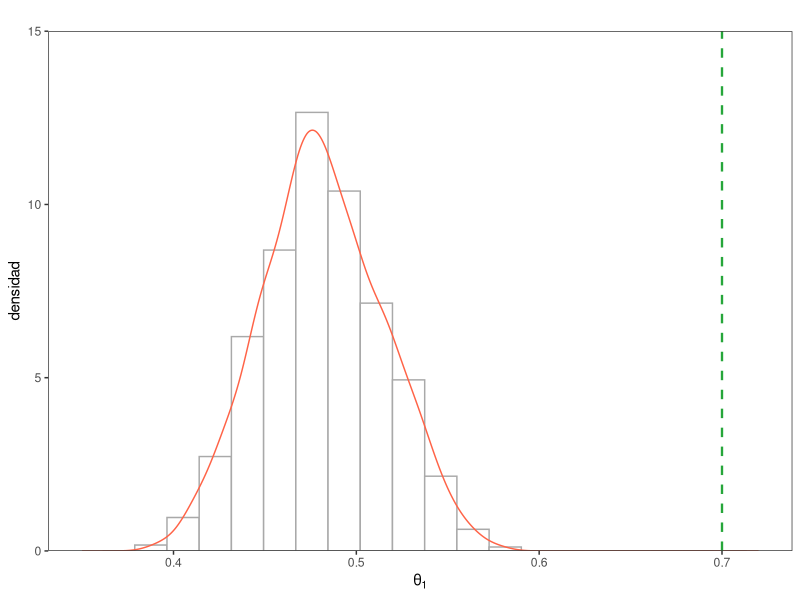
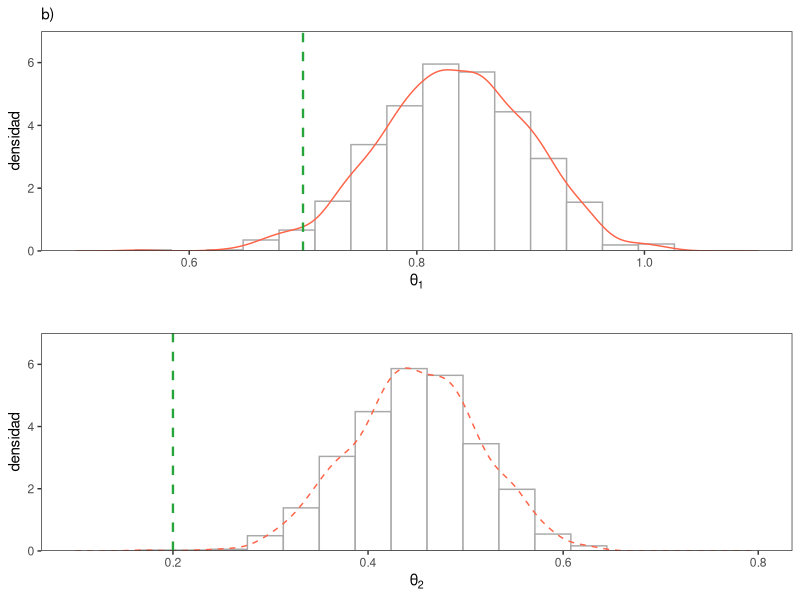

Write R code to recreate these figures, in order.
library(tidyverse)
library(ggthemes)
library(readr)
library(ggplot2)
library(gridExtra)

# Explorar cual es la convergencia del tita 1 
# ajustado con MA(1), cuando los datos fueron generados por un MA(3).

titas_conv_ma <- read.csv("data/titas_conv_ma.csv",  header = TRUE)
colnames(titas_conv_ma)

ggplot(titas_conv_ma, aes(x = titas1_ma1)) + 
  geom_histogram(colour = "darkgray", fill = "white", bins = 22, aes(y = ..density..))+
  geom_density(lwd = 0.5,linetype = 1, colour = "tomato")+
  labs(subtitle = "", y= "densidad", x= expression("\u03B8"[1]))+
  scale_y_continuous(expand = c(0, 0), limits = c(0, 15))+
  geom_vline(xintercept = 0.7, linetype="dashed", color="#26A63A",lwd=0.8)+
  xlim(c(0.35,0.72)) + theme_bw()+
  theme(panel.grid.major = element_blank(),
        panel.grid.minor = element_blank())

# Explorar, cual es la convergencia del tita 1 y 2 ajustado con MA(2)
#  cuando los datos fueron generados por un MA(3).

# grafico para titas 1 y 2 MA(2)
g3 <- ggplot(titas_conv_ma, aes(x = titas1_ma2)) + 
  geom_histogram(colour = "darkgray", fill = "white", bins = 20, aes(y = ..density..))+
  geom_density(lwd = 0.5,linetype = 1, colour = "tomato")+
  labs(subtitle = "b)", y= "densidad", x= expression("\u03B8"[1]))+
  scale_y_continuous(expand = c(0, 0), limits = c(0, 7))+
  geom_vline(xintercept = 0.7, linetype="dashed", color="#26A63A",lwd=0.8)+
  xlim(c(0.5, 1.1)) + theme_bw()+
  theme(panel.grid.major = element_blank(),
        panel.grid.minor = element_blank())


g4 <- ggplot(titas_conv_ma, aes(x = titas2_ma2)) + 
  geom_histogram(colour = "darkgray", fill = "white", bins = 20, aes(y = ..density..))+
  geom_density(lwd = 0.5,linetype = 2, colour = "tomato")+
  labs(title = "", y= "densidad", x= expression("\u03B8"[2]))+
  scale_y_continuous(expand = c(0, 0), limits = c(0, 7))+
  geom_vline(xintercept = 0.2, linetype="dashed", color="#26A63A",lwd=0.8)+
  xlim(c(0.1, 0.8)) + theme_bw()+
  theme(panel.grid.major = element_blank(),
        panel.grid.minor = element_blank())

grid.arrange(g3,g4,nrow=2)
